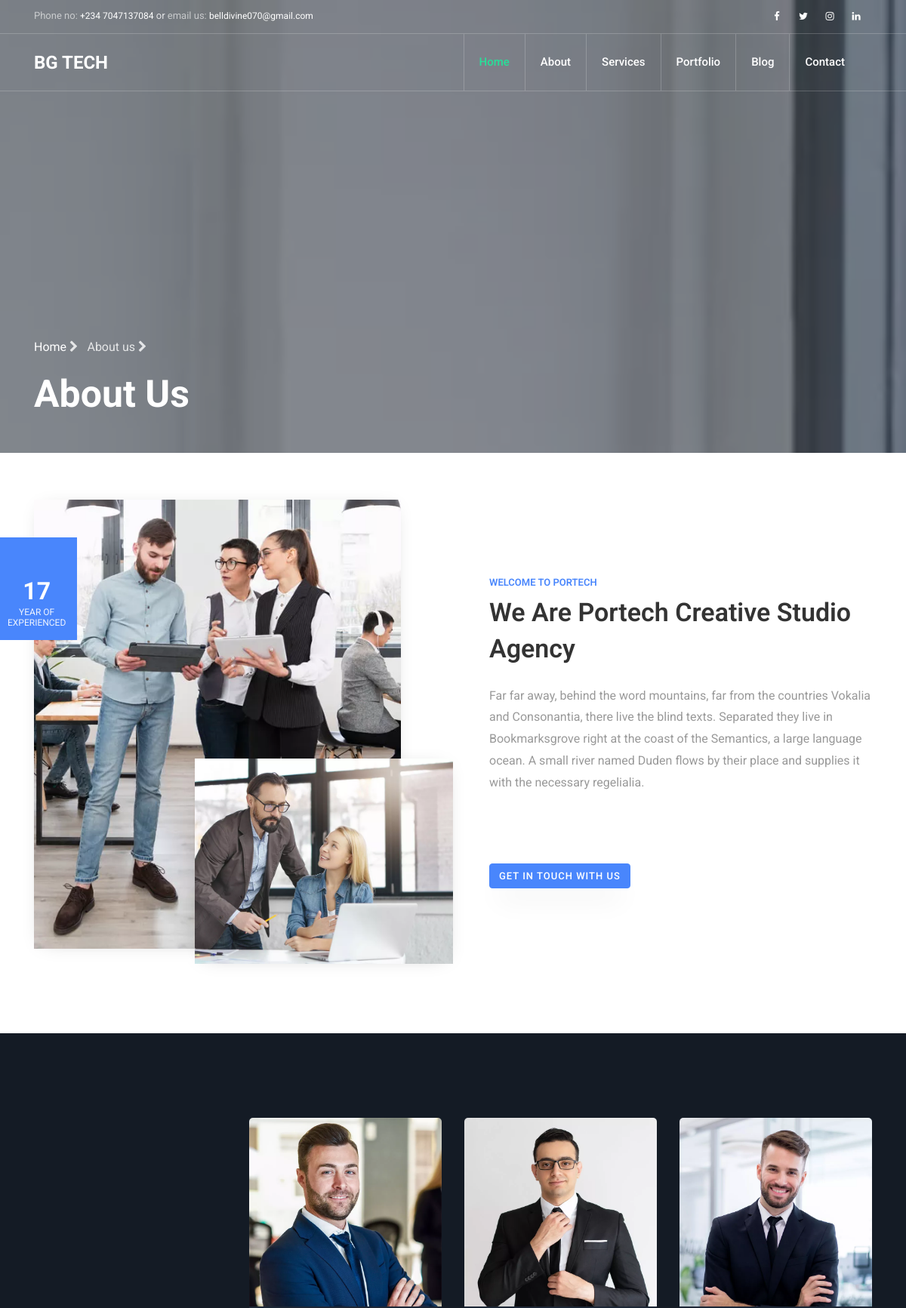
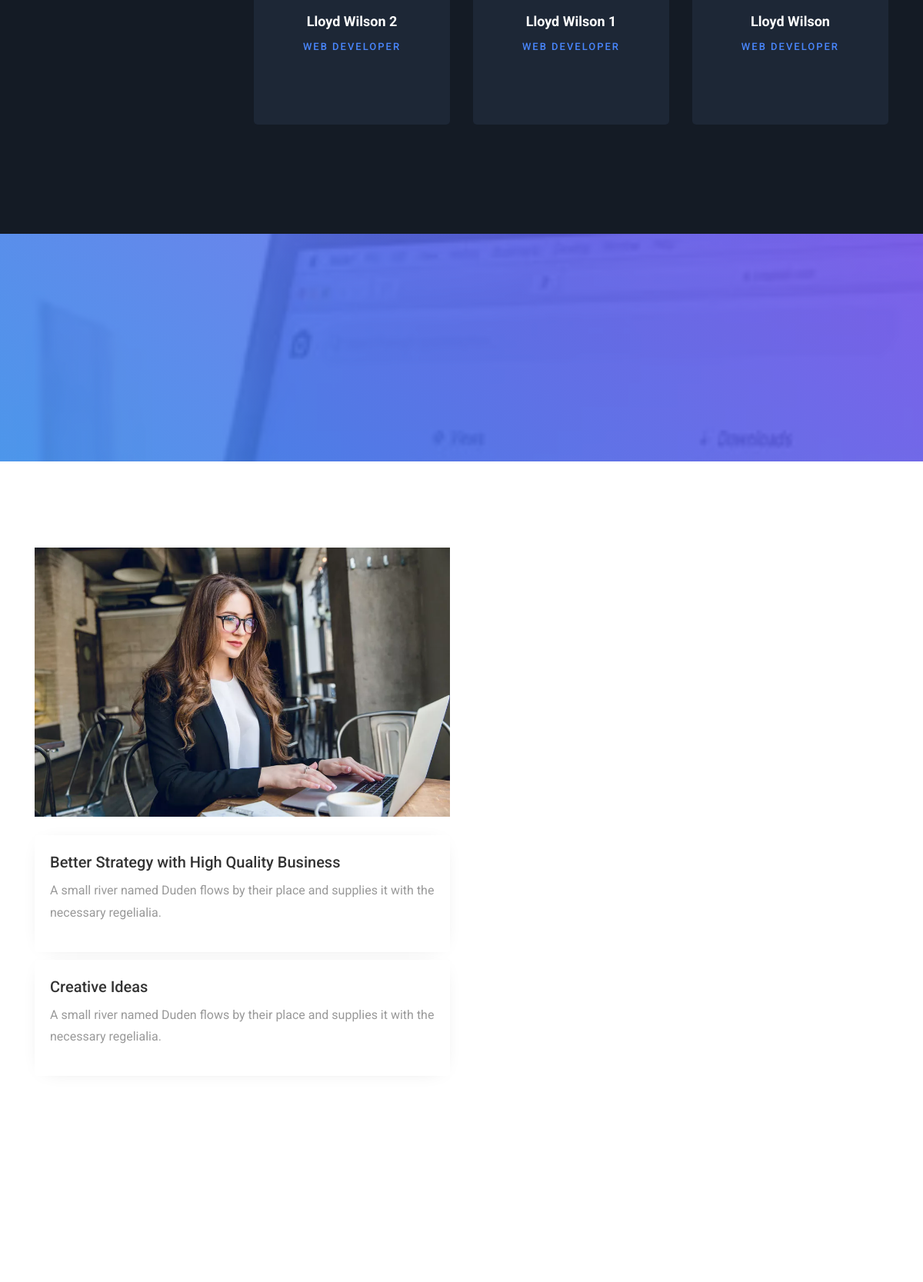
The page /about/ (upper part) on the database its author committed (2 pictures, top to bottom).
### users/models.py (models this page shows, shortened)
class AppVariable(models.Model):
    var_name = models.CharField(max_length=100, unique=True)
    var_value = models.CharField(max_length=255, blank=True, null=True)
    description = models.CharField(max_length=250, blank=True, default="")
    isreadonly = models.IntegerField(default=0)
    lastupdated = models.DateTimeField(auto_now=True)

class CategoryPost(models.Model):
    title = models.CharField(max_length=255)
    slug = models.SlugField(max_length=255, unique=True, blank=True)
    category = models.ForeignKey(Category, on_delete=models.CASCADE, related_name='posts')
    author = models.ForeignKey(settings.AUTH_USER_MODEL, on_delete=models.SET_NULL, null=True, blank=True)
    excerpt = models.TextField(blank=True, null=True)
    content = models.TextField(blank=True, null=True)
    tags = models.CharField(max_length=255, blank=True, null=True)
    address = models.CharField(max_length=255, blank=True, null=True)
    subtitle = models.CharField(max_length=255, blank=True, null=True)
    shortcodes = models.TextField(blank=True, null=True)
    image = models.ImageField(upload_to=cat_post_upload_path, blank=True, null=True)
    video = models.FileField(upload_to='cat_post_video/', blank=True, null=True)
    audio = models.FileField(blank=True, null=True)
    icon = models.CharField(max_length=70, blank=True, null=True)
    image_align = models.CharField(max_length=50, blank=True, null=True)
    btn_text = models.CharField(max_length=100, blank=True, null=True, default="Read More")
    btn_url = models.URLField(blank=True, null=True)
    event_date = models.DateTimeField(blank=True, null=True)
    progress = models.IntegerField(blank=True, null=True)
    addfield1 = models.CharField(max_length=255, blank=True, null=True)
    addfield2 = models.CharField(max_length=255, blank=True, null=True)
    addfield3 = models.CharField(max_length=255, blank=True, null=True)
    addfield4 = models.CharField(max_length=255, blank=True, null=True)
    is_published = models.BooleanField(default=True)
    created_at = models.DateTimeField(auto_now_add=True)
    updated_at = models.DateTimeField(auto_now=True)
    class Meta:
        ordering = ['category', '-created_at']

### portech/views.py (the view)
# urls.py: path('about/', views.About.as_view(), name='about')
class About(TemplateView):
    template_name = "portech/about.html"
    def get_context_data(self, **kwargs):
        context = super().get_context_data(**kwargs)
        context['why'] = CategoryPost.objects.filter(category__slug='why-choose-us', is_published=True)
        context['whyus'] = Category.objects.get(slug='why-choose-us')
        context['faqs'] = Category.objects.get(slug='faq')
        context['faq'] = CategoryPost.objects.filter(category__slug='faq', is_published=True)
        context['team'] = CategoryPost.objects.filter(category__slug='our-team', is_published=True)
        context['teams'] = Category.objects.get(slug='our-team')
        return context

### users/context_processors.py (called while the page is built)
def app_settings_processor(request):
    settings_dict = {}
    try:
        variables = AppVariable.objects.all().values('var_name', 'var_value')
        for var in variables:
            settings_dict[var['var_name']] = var['var_value']
    except Exception as e:
        print(f"Error loading AppVariables: {e}")
        settings_dict = {}
    return settings_dict

### portech/templates/portech/about.html (shortened to what this page needs)
{% extends "portech/layout.html" %}
{% load static %}
{% block content %}
	<section class="hero-wrap hero-wrap-2" style="background-image: url('{% static "portech/images/bg_2.jpg" %}');">
		<div class="overlay"></div>
		<div class="container">
			<div class="row no-gutters slider-text align-items-end">
				<div class="col-md-9 ftco-animate pb-5 fadeInUp ftco-animated">
					<p class="breadcrumbs"><span class="mr-2"><a href="{% url "home" %}">Home <i class="fa fa-chevron-right"></i></a></span> <span>About us <i class="fa fa-chevron-right"></i></span></p>
					<h1 class="mb-0 bread">About Us</h1>
				</div>
			</div>
		</div>
	</section>
	<section class="ftco-section ftco-about img">
		<div class="container">
			<div class="row d-flex">
				<div class="col-md-12 about-intro">
					<div class="row d-flex">
						<div class="col-md-6 d-flex align-items-stretch">
							<div class="img d-flex align-items-center align-self-stretch justify-content-center" style="background-image:url({% static "portech/images/about-1.jpg" %});">
								<div class="year-stablish text-center">
									<div class="icon2"></div>
									<div class="text">
										<strong class="number" data-number="42">42</strong>
										<span>Year Of<br> Experienced</span>
									</div>
								</div>
								<div class="img-2 d-flex align-items-center justify-content-center" style="background-image:url({% static "portech/images/about.jpg" %});">
								</div>
							</div>
						</div>
						<div class="col-md-6 pl-md-5 py-5">
							<div class="row justify-content-start pb-3">
								<div class="col-md-12 heading-section ftco-animate">
									<span class="subheading">Welcome to Portech</span>
									<h2 class="mb-4">We Are Portech Creative Studio Agency</h2>
									<p>Far far away, behind the word mountains, far from the
countries Vokalia and Consonantia, there live the blind texts. Separated
 they live in Bookmarksgrove right at the coast of the Semantics, a
large language ocean. A small river named Duden flows by their place and
 supplies it with the necessary regelialia.</p>
									<div class="row mb-4">
									</div>
									<p><a href="#" class="btn btn-primary">Get in touch with us</a></p>
								</div>
							</div>
						</div>
					</div>
				</div>
			</div>
		</div>
	</section>
	<section class="ftco-section bg-darken">
		<div class="container">
			<div class="row">
				<div class="col-md-12 col-lg-3 pr-md-4 pb-lg-0 pb-4">
				</div>
				<div class="col-md-9">
					<div class="row">
						{% for teams in team %}
						<div class="col-md-4 coco-animate d-flex">
							<div class="staff">
								<div class="img-wrap d-flex align-items-stretch">
									<div class="img align-self-stretch" style="background-image: url({% if teams.image %}{{ teams.image.url}}{% endif %});"></div>
								</div>
								<div class="text pt-3 px-3 pb-4 text-center">
									<h3>{{ teams.title }}</h3>
									<span class="position">{{ teams.excerpt}}</span>
									<div class="faded">
										<ul class="ftco-social text-center">
										</ul>
									</div>
								</div>
							</div>
						</div>
						{% endfor %}
					</div>
				</div>
			</div>
		</div>
	</section>
	<section class="ftco-section ftco-counter img" id="section-counter" style="background-image: url({% static "portech/images/bg_4.jpg" %});">
		<div class="overlay"></div>
		<div class="container">
			<div class="row">
			</div>
		</div>
	</section>
	<section class="ftco-section ftco-faqs services-section">
		<div class="container">
			<div class="row d-flex">
				<div class="col-md-6 mb-5 md-md-0">
					<div class="img w-100 mb-4" style="background-image: url({% static "portech/images/about-2.jpg" %});"></div>
					{% for whys in why %}
					<div class="services-3">
						<h3>{{ whys.title }}</h3>
						<p>{{ whys.excerpt }}</p>
					</div>
					{% endfor %}
				</div>
			</div>
		</div>
	</section>
{% endblock %}

### portech/templates/portech/layout.html (shortened to what this page needs)
{% load static %}
<!DOCTYPE html>
<html lang="en">
<head>
	<link rel="stylesheet" href="https://stackpath.bootstrapcdn.com/font-awesome/4.7.0/css/font-awesome.min.css">
	<link rel="stylesheet" href="{%  static "portech/css/animate.css" %}">
	<link rel="stylesheet" href="{%  static "portech/css/index.css" %}">
	<link rel="stylesheet" href="{%  static "portech/css/owl.carousel.min.css" %}">
	<link rel="stylesheet" href="{%  static "portech/css/owl.theme.default.min.css" %}">
	<link rel="stylesheet" href="{%  static "portech/css/magnific-popup.css" %}">
	<link rel="stylesheet" href="{%  static "portech/css/flaticon.css" %}">
	<link rel="stylesheet" href="{%  static "portech/css/style.css" %}">
</head>
<body>
	<div class="wrap">
		<div class="container">
			<div class="row justify-content-between">
				<div class="col-12 col-md d-flex align-items-center">
					<p class="mb-0 phone"><span class="mailus">Phone no:</span> <a href="#">{{ CONTACT_PERSON1 }}</a> or <span class="mailus">email us:</span> <a href="#"><span class="__cf_email__" data-cfemail="d2b7bfb3bbbea1b3bfa2beb792b7bfb3bbbefcb1bdbf">{{ OFFICIAL_EMAIL }}</span></a></p>
				</div>
				<div class="col-12 col-md d-flex justify-content-md-end">
					<div class="social-media">
						<p class="mb-0 d-flex">
							<a href="{{ FACEBOOK }}" class="d-flex align-items-center justify-content-center"><span class="fa fa-facebook"><i class="sr-only">Facebook</i></span></a>
							<a href="{{ TWITTER }}" class="d-flex align-items-center justify-content-center"><span class="fa fa-twitter"><i class="sr-only">Twitter</i></span></a>
							<a href="{{ INSTAGRAM }}" class="d-flex align-items-center justify-content-center"><span class="fa fa-instagram"><i class="sr-only">Instagram</i></span></a>
							<a href="{{ LINKEDIN }}" class="d-flex align-items-center justify-content-center"><span class="fa fa-linkedin"><i class="sr-only">Dribbble</i></span></a>
						</p>
					</div>
				</div>
			</div>
		</div>
	</div>
	<nav class="navbar navbar-expand-lg navbar-dark ftco_navbar bg-dark ftco-navbar-light" id="ftco-navbar">
		<div class="container">
			<a class="navbar-brand" href="{% url "home" %}">{{ APP_NAME }}</a>
			<div class="collapse navbar-collapse" id="ftco-nav">
				<ul class="navbar-nav ml-auto">
					<li class="nav-item active"><a href="{% url "home" %}" class="nav-link">Home</a></li>
					<li class="nav-item"><a href="{% url "about" %}" class="nav-link">About</a></li>
					<li class="nav-item"><a href="{% url "services" %}" class="nav-link">Services</a></li>
					<li class="nav-item"><a href="{% url "portfolio" %}" class="nav-link">Portfolio</a></li>
					<li class="nav-item"><a href="{% url "blog" %}" class="nav-link">Blog</a></li>
					<li class="nav-item"><a href="{% url "contact" %}" class="nav-link">Contact</a></li>
				</ul>
			</div>
		</div>
	</nav>
    {% block content %}
    {% endblock content %}
	</body>
</html>

### rows shown on the page
AppVariable: var_value "BG TECH"
CategoryPost: image (picture), title "Lloyd Wilson 2", excerpt "WEB DEVELOPER"
CategoryPost: image (picture), title "Lloyd Wilson 1", excerpt "WEB DEVELOPER"
CategoryPost: image (picture), title "Lloyd Wilson", excerpt "WEB DEVELOPER"
CategoryPost: title "Better Strategy with High Quality Business", excerpt "A small river named Duden flows by their place and supplies it with the necessary regelialia."
CategoryPost: title "Creative Ideas", excerpt "A small river named Duden flows by their place and supplies it with the necessary regelialia."

### other values the page prints
{{ CONTACT_PERSON1 }} "+234 7047137084"
{{ OFFICIAL_EMAIL }} "belldivine070@gmail.com"
